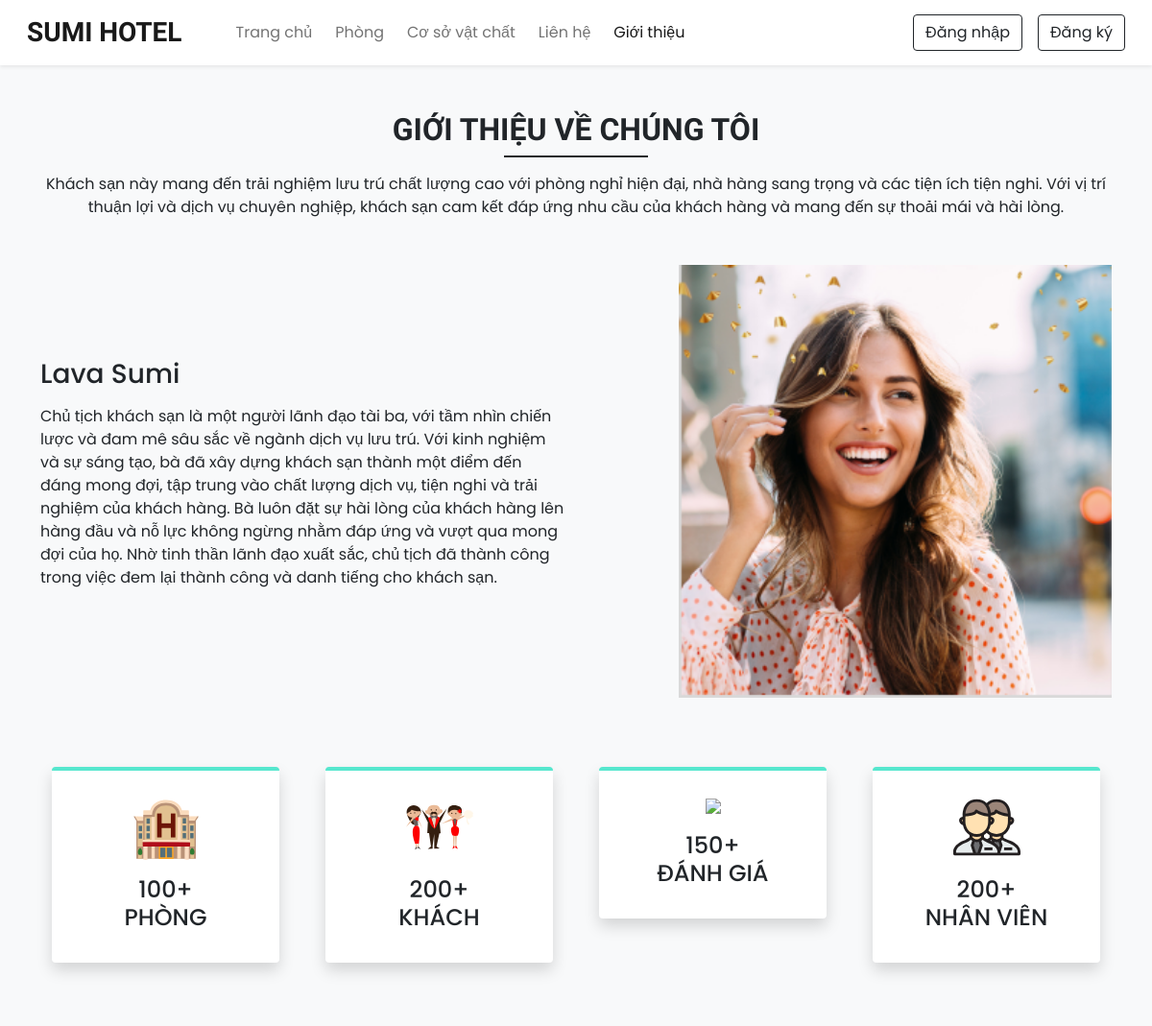
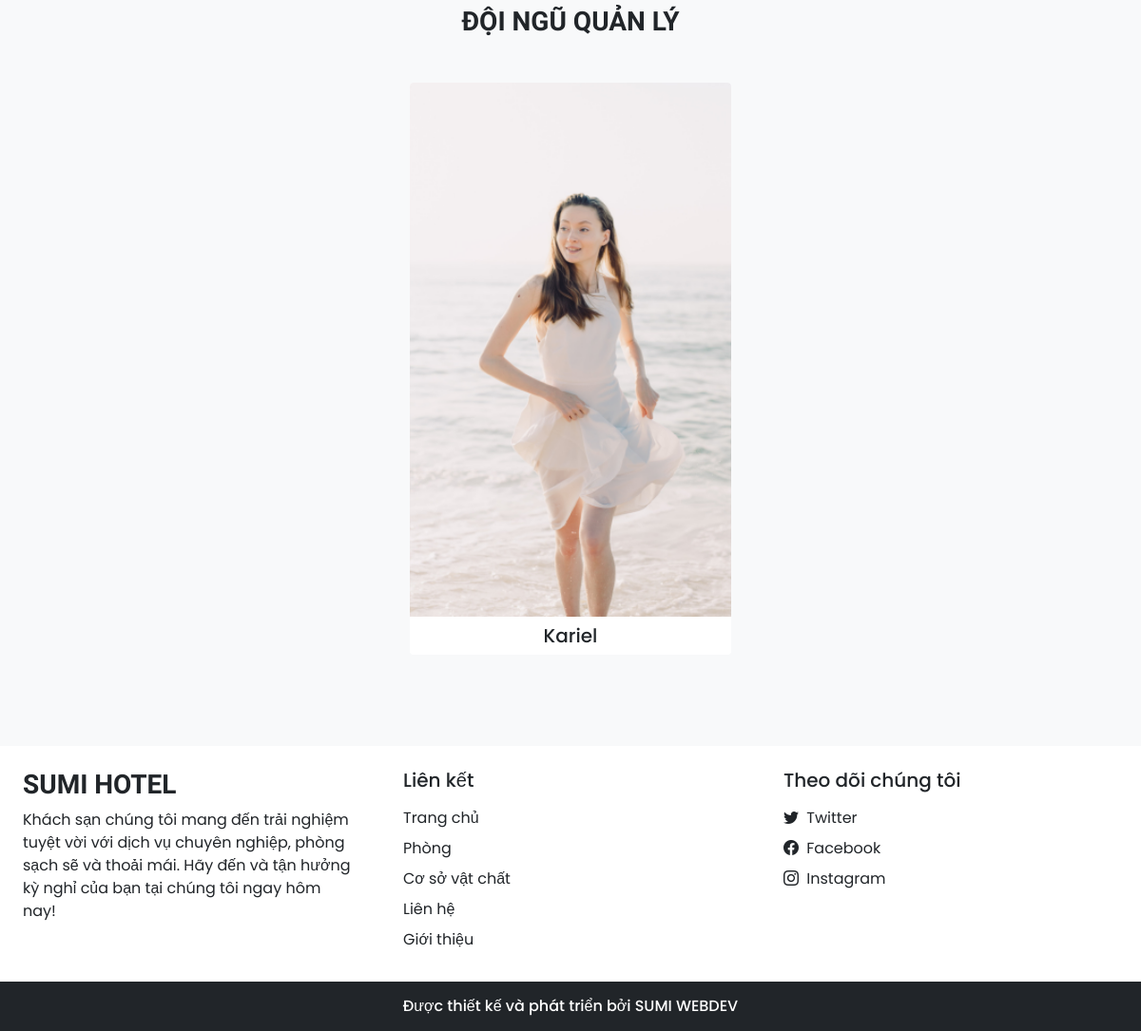
Page /about.php on the committed database (2 pictures, top to bottom).
### tables this page shows
CREATE TABLE `settings` (
  `sr_no` int(11) NOT NULL,
  `site_title` varchar(50) NOT NULL,
  `site_about` varchar(250) NOT NULL,
  `shutdown` tinyint(1) NOT NULL
);

CREATE TABLE `team_details` (
  `sr_no` int(11) NOT NULL,
  `name` varchar(50) NOT NULL,
  `picture` varchar(150) NOT NULL
);

### admin/inc/db_config.php (called while the page is built, shortened)
<?php
    function selectAll($table)
    {
        $con = $GLOBALS['con'];
        $res = mysqli_query($con,"SELECT * FROM $table");
        return $res;
    }
    function select($sql,$values,$datatypes)
    {
        $con = $GLOBALS['con'];
        if($stmt = mysqli_prepare($con,$sql))
        {
            mysqli_stmt_bind_param($stmt,$datatypes,...$values);
            if(mysqli_stmt_execute($stmt))
            {
                $res = mysqli_stmt_get_result($stmt);
                return $res;
            }
            else
            {
                mysqli_stmt_close($stmt);
                die("Không thể thực hiện câu truy vấn");
            }
        }
        else
        {
            die("Không thể chuẩn bị câu truy vấn");
        }
    }
?>

### about.php (the view, shortened to what this page needs)
<!DOCTYPE html>
<html lang="en">
<head>
    <link rel="stylesheet" href="https://cdn.jsdelivr.net/npm/swiper@11/swiper-bundle.min.css"/>
    <?php  require('inc/links.php'); ?>
</head>
<body class="bg-light">
    <?php  require('inc/header.php'); ?>
    <div class="my-5 px-4">
        <h2 class="fw-bold h-font text-center ">GIỚI THIỆU VỀ CHÚNG TÔI</h2>
        <div class="h-line bg-dark"></div>
        <p class="text-center mt-3">
            Khách sạn này mang đến trải nghiệm lưu trú chất lượng cao với phòng nghỉ hiện đại, nhà hàng sang trọng và các tiện ích tiện nghi.
            Với vị trí thuận lợi và dịch vụ chuyên nghiệp, khách sạn cam kết đáp ứng nhu cầu của khách hàng và mang đến sự thoải mái và hài lòng.
        </p>
    </div>
    <div class="container">
        <div class="row justify-content-between align-items-center">
            <div class="col-lg-6 col-md-5 mb-4 order-lg-1 order-md-1 order-2">
                <h3 class="mb-3">Lava Sumi</h3>
            <p>
                Chủ tịch khách sạn là một người lãnh đạo tài ba, với tầm nhìn chiến lược và đam mê sâu sắc về ngành dịch vụ lưu trú.
                Với kinh nghiệm và sự sáng tạo, bà đã xây dựng khách sạn thành một điểm đến đáng mong đợi, tập trung vào chất lượng dịch vụ, tiện nghi và trải nghiệm của khách hàng.
                Bà luôn đặt sự hài lòng của khách hàng lên hàng đầu và nỗ lực không ngừng nhằm đáp ứng và vượt qua mong đợi của họ.
                Nhờ tinh thần lãnh đạo xuất sắc, chủ tịch đã thành công trong việc đem lại thành công và danh tiếng cho khách sạn.
            </p>
            </div>
            <div class="col-lg-5 col-md-5 mb-4 order-lg-2 order-md-2 order-1">
                <img src="images/about/about.png" class="w-100">
            </div>
        </div>
    </div>
    <div class="container mt-5">
        <div class="row">
            <div class="col-lg-3 col-md-6 mb-4 px-4">
                <div class="bg-white rounded shadow p-4 border-top border-4 text-center box">
                    <img src="images/about/phong.svg" width="70px">
                    <h4 class="mt-3">100+ <br> PHÒNG</h4>
                </div>
            </div>
            <div class="col-lg-3 col-md-6 mb-4 px-4">
                <div class="bg-white rounded shadow p-4 border-top border-4 text-center box">
                    <img src="images/about/khach.svg" width="70px">
                    <h4 class="mt-3">200+ <br> KHÁCH</h4>
                </div>
            </div>
            <div class="col-lg-3 col-md-6 mb-4 px-4">
                <div class="bg-white rounded shadow p-4 border-top border-4 text-center box">
                    <img src="images/about/danhgia.svg" width="70px">
                    <h4 class="mt-3">150+ <br> ĐÁNH GIÁ</h4>
                </div>
            </div>
            <div class="col-lg-3 col-md-6 mb-4 px-4">
                <div class="bg-white rounded shadow p-4 border-top border-4 text-center box">
                    <img src="images/about/nhanvien.svg" width="70px">
                    <h4 class="mt-3">200+ <br> NHÂN VIÊN</h4>
                </div>
            </div>
            </div>
        </div>
    <h3 class="my-5 fw-bold h-font text-center">ĐỘI NGŨ QUẢN LÝ</h3>
    <div class="container px-4">
        <div class="swiper mySwiper">
            <div class="swiper-wrapper mb-5">
                <?php
                    $about_r = selectAll('team_details');
                    $path = ABOUT_IMG_PATH;
                    while($row = mysqli_fetch_assoc($about_r))
                    {
                        echo<<<data
                            <div class="swiper-slide bg-white text-center overflow-hidden rounded">
                                <img src="$path$row[picture]" class="w-100">
                                <h5 class="mt-2">$row[name]</h5>
                            </div>
                        data;
                    }
                ?>
            </div>
            <div class="swiper-pagination"></div>
        </div>
    </div>
    <?php require('inc/footer.php'); ?>
</body>
</html>

### inc/header.php (shortened to what this page needs)
<nav id="nav_bar" class="navbar navbar-expand-lg navbar-light bg-white px-lg-3 py-lg-2 shadow-sm sticky-top ">
        <div class="container-fluid">
            <a class="navbar-brand me-5 fw-bold fs-3 h-font" href="index.php"><?php echo $settings_r['site_title']?></a>
            <div class="collapse navbar-collapse" id="navbarSupportedContent">
                <ul class="navbar-nav me-auto mb-2 mb-lg-0">
                    <li class="nav-item">
                    <a class="nav-link me-2" href="index.php">Trang chủ</a>
                    </li>
                    <li class="nav-item">
                    <a class="nav-link me-2" href="rooms.php">Phòng</a>
                    </li>
                    <li class="nav-item">
                    <a class="nav-link me-2" href="facilities.php">Cơ sở vật chất</a>
                    </li>
                    <li class="nav-item">
                    <a class="nav-link me-2" href="contact.php">Liên hệ</a>
                    </li>
                    <li class="nav-item">
                    <a class="nav-link" href="about.php">Giới thiệu</a>
                    </li>
                </ul>
                <div class="d-flex">
                    <?php
                        if(isset($_SESSION['login']) && $_SESSION['login']==true)
                        {
                            $path = USERS_IMG_PATH;
                            echo<<<data
                                <div class="btn-group">
                                    <button type="button" class="btn btn-outline-dark shadow-none dropdown-toggle" data-bs-toggle="dropdown" data-bs-display="static" aria-expanded="false">
                                        <img src="$path$_SESSION[uPic]" style="width: 25px; height: 25px;" class="me-1">
                                        $_SESSION[uName]
                                    </button>
                                    <ul class="dropdown-menu dropdown-menu-lg-end">
                                    <li><a class="dropdown-item" href="profile.php">Hồ sơ</a></li>
                                    <li><a class="dropdown-item" href="bookings.php">Đặt phòng</a></li>
                                    <li><a class="dropdown-item" href="logout.php">Đăng xuất</a></li>
                                    </ul>
                                </div>
                            data;
                        }
                        else
                        {
                            echo<<<data
                                <button type="button" class="btn btn-outline-dark shadow-none me-lg-3 me-2" data-bs-toggle="modal" data-bs-target="#loginModal">
                                    Đăng nhập
                                </button>
                                <button type="button" class="btn btn-outline-dark shadow-none" data-bs-toggle="modal" data-bs-target="#registerModal">
                                    Đăng ký
                                </button>
                            data;
                        }
                    ?>
                </div>
            </div>
        </div>
</nav>

### inc/footer.php (shortened to what this page needs)
<div class="container-fluid bg-white mt-5">
    <div class="row">
        <div class="col-lg-4 p-4">
            <h3 class="h-font fw-bold fs-3 mb-2"><?php echo $settings_r['site_title']?></h3>
            <p>
                <?php echo $settings_r['site_about']?>
            </p>
        </div>
        <div class="col-lg-4 p-4">
            <h5 class="mb-3">Liên kết</h5>
            <a href="index.php" class="d-inline-block mb-2 text-dark text-decoration-none">Trang chủ</a> <br>
            <a href="rooms.php" class="d-inline-block mb-2 text-dark text-decoration-none">Phòng</a> <br>
            <a href="facilities.php" class="d-inline-block mb-2 text-dark text-decoration-none">Cơ sở vật chất</a> <br>
            <a href="contact.php" class="d-inline-block mb-2 text-dark text-decoration-none">Liên hệ</a> <br>
            <a href="about.php" class="d-inline-block mb-2 text-dark text-decoration-none">Giới thiệu</a>
        </div>
        <div class="col-lg-4 p-4">
            <h5 class="mb-3">Theo dõi chúng tôi</h5>
            <?php
                if($contact_r['tw']!='')
                {
                    echo<<<data
                        <a href="$contact_r[tw]" class="d-inline-block text-dark text-decoration-none mb-2">
                            <i class="bi bi-twitter me-1"></i> Twitter
                        </a><br>
                    data;
                }
            ?>
            <a href="<?php echo $contact_r['fb'] ?>" class="d-inline-block text-dark text-decoration-none mb-2">
                <i class="bi bi-facebook me-1"></i> Facebook
            </a><br>
            <a href="<?php echo $contact_r['insta'] ?>" class="d-inline-block text-dark text-decoration-none">
                <i class="bi bi-instagram me-1"></i> Instagram
            </a><br>
        </div>
    </div>
</div>
<h6 class="text-center bg-dark text-white p-3 m-0">Được thiết kế và phát triển bởi SUMI WEBDEV</h6>

### css/common.css (style rules this page uses)
:root { --teal: rgb(86, 231, 206); --teal_hover: #279e8c; }
* { font-family: 'Poppins', sans-serif; }
.h-font { font-family: 'Merienda', cursive; }
.h-line { width: 150px; margin: 0 auto; height: 1.7px; }

### about.php (style rules this page uses)
.box { border-top-color: var(--teal) !important; }

### rows in the picture
settings: site_title "SUMI HOTEL", site_about "Khách sạn chúng tôi mang đến trải nghiệm tuyệt vời với dịch vụ chuyên nghiệp, phòng sạch sẽ và thoải mái. Hãy đến và tận hưởng kỳ nghỉ của bạn tại chúng tôi ngay hôm nay!"
team_details: picture (picture)
team_details: picture (picture), name "Kariel"
team_details: picture (picture)
